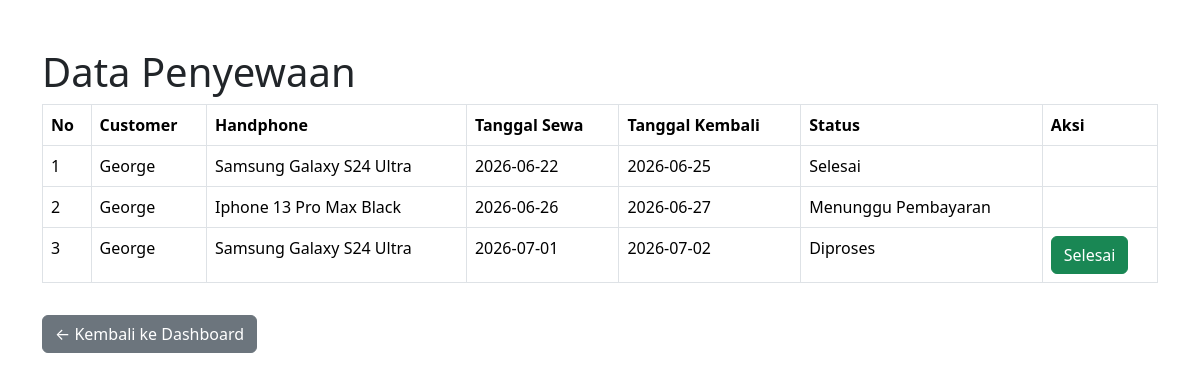
The app's page /admin_penyewaan/index.php with its own data.
### tables this page shows
CREATE TABLE `penyewaan` (
  `id_penyewaan` int(11) NOT NULL,
  `id_user` int(11) NOT NULL,
  `tanggal_sewa` date DEFAULT NULL,
  `tanggal_kembali` date DEFAULT NULL,
  `total_harga` int(11) DEFAULT NULL,
  `status_sewa` enum('Menunggu Pembayaran','Diproses','Selesai','Ditolak') DEFAULT 'Menunggu Pembayaran'
);

CREATE TABLE `users` (
  `id_user` int(11) NOT NULL,
  `nama` varchar(100) NOT NULL,
  `email` varchar(100) NOT NULL,
  `password` varchar(255) NOT NULL,
  `no_hp` varchar(20) DEFAULT NULL,
  `role` enum('admin','customer') NOT NULL
);

CREATE TABLE `handphone` (
  `id_hp` int(11) NOT NULL,
  `id_merek` int(11) NOT NULL,
  `nama_hp` varchar(100) NOT NULL,
  `harga_sewa` int(11) NOT NULL,
  `status` enum('Tersedia','Disewa','Maintenance') DEFAULT 'Tersedia',
  `foto_hp` varchar(255) DEFAULT NULL
);

### admin_penyewaan/index.php (the view, shortened to what this page needs)
<?php
include '../koneksi.php';
$data = mysqli_query($conn,
"SELECT penyewaan.*,
users.nama,
handphone.nama_hp
FROM penyewaan
JOIN users
ON penyewaan.id_user=users.id_user
JOIN detail_penyewaan
ON penyewaan.id_penyewaan=
detail_penyewaan.id_penyewaan
JOIN handphone
ON detail_penyewaan.id_hp=
handphone.id_hp");
?>
<!DOCTYPE html>
<html>
<head>
    <link href="https://cdn.jsdelivr.net/npm/bootstrap@5.3.7/dist/css/bootstrap.min.css" rel="stylesheet">
</head>
<body>
<div class="container mt-5">
    <h1>Data Penyewaan</h1>
    <table class="table table-bordered">
        <tr>
            <th>No</th>
            <th>Customer</th>
            <th>Handphone</th>
            <th>Tanggal Sewa</th>
            <th>Tanggal Kembali</th>
            <th>Status</th>
            <th>Aksi</th>
        </tr>
        <?php
        $no=1;
        while($row=mysqli_fetch_assoc($data)){
        ?>
        <tr>
            <td><?= $no++; ?></td>
            <td><?= $row['nama']; ?></td>
            <td><?= $row['nama_hp']; ?></td>
            <td><?= $row['tanggal_sewa']; ?></td>
            <td><?= $row['tanggal_kembali']; ?></td>
            <td><?= $row['status_sewa']; ?></td>
            <td><?php if($row['status_sewa']=="Diproses"){ ?>
                <a href="selesai.php?id=<?= $row['id_penyewaan']; ?>" class="btn btn-success"> Selesai</a>
            <?php } ?>
            </td>
        </tr>
        <?php } ?>
    </table>
    <a href="../admin/dashboard.php" class="btn btn-secondary mt-3"> ← Kembali ke Dashboard</a>
</div>
</body>
</html>

### records on screen
penyewaan: id_user.nama "George", handphone.nama_hp "Samsung Galaxy S24 Ultra", tanggal_sewa "2026-06-22", tanggal_kembali "2026-06-25", status_sewa "Selesai"
penyewaan: id_user.nama "George", handphone.nama_hp "Iphone 13 Pro Max Black", tanggal_sewa "2026-06-26", tanggal_kembali "2026-06-27", status_sewa "Menunggu Pembayaran"
penyewaan: id_user.nama "George", handphone.nama_hp "Samsung Galaxy S24 Ultra", tanggal_sewa "2026-07-01", tanggal_kembali "2026-07-02", status_sewa "Diproses"
